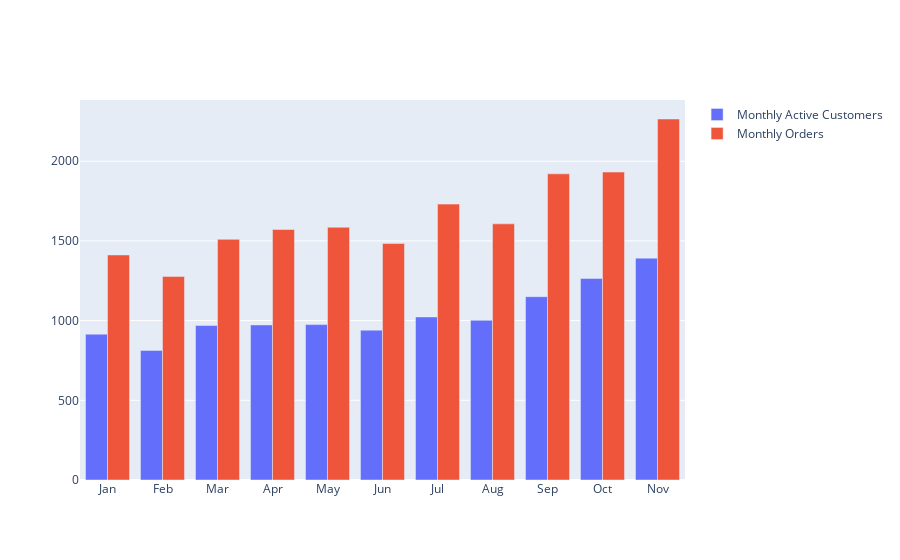

Source (notebook cell):
### Code cell
invoices1_monthly_customers = (
        invoices1[['Customer ID']]
        .groupby(invoices1['InvoiceDate'].dt.month_name().str[:3], sort=False)
        .nunique()
)

invoices1_monthly_orders = (
        invoices1[['Price']]   # selecting any column (we just need the number of entries for each month, since each entry is a unique invoice number)
        .groupby(invoices1['InvoiceDate'].dt.month_name().str[:3], sort=False)
        .count()
)   # the column for this dataframe is named 'Price', but we know that it is not the case, right?

fig = go.Figure(data=[
        go.Bar(name='Monthly Active Customers', y=invoices1_monthly_customers['Customer ID'], x=invoices1_monthly_customers.index),
        go.Bar(name='Monthly Orders', y=invoices1_monthly_orders['Price'], x=invoices1_monthly_orders.index)
])
fig.show()

### Figure 1 — Plotly figure (JSON) as saved in the notebook; plotly's stock layout.template omitted (floating-point values rounded to 4 significant figures)
{"data": [{"name": "Monthly Active Customers", "type": "bar", "x": ["Jan", "Feb", "Mar", "Apr", "May", "Jun", "Jul", "Aug", "Sep", "Oct", "Nov"], "y": [915, 813, 969, 973, 975, 940, 1023, 1002, 1150, 1264, 1392]}, {"name": "Monthly Orders", "type": "bar", "x": ["Jan", "Feb", "Mar", "Apr", "May", "Jun", "Jul", "Aug", "Sep", "Oct", "Nov"], "y": [1412, 1277, 1510, 1572, 1586, 1484, 1731, 1607, 1921, 1932, 2265]}], "layout": {}}
